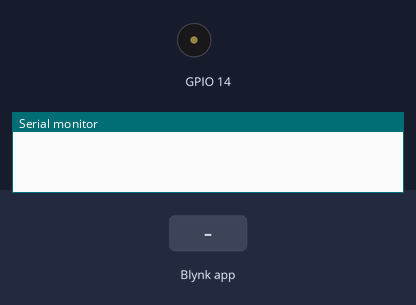
Simulated run of this sketch. Board: ESP8266 (NodeMCU). On the bench: buzzer (waves = sounding), the last lines printed to the serial monitor. Inputs (shaded band) come from the test bench. WiFi joins after 1.5 s; servers stay silent unless stated.

Above: at 3.0 s.
3.1 s: Blynk app writes 1 to V1
At 3.8 s:
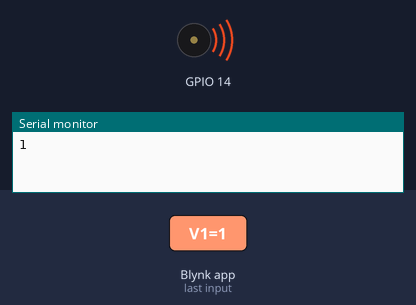
6.1 s: Blynk app writes 200 to V1
At 8.8 s:
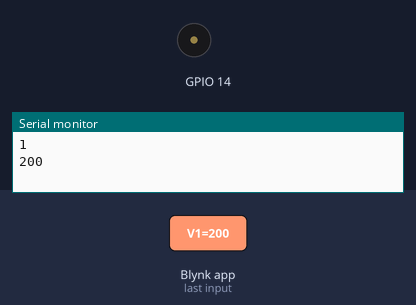
Timing chart, 0 to 10.3 s (numbered marks = the images above; inputs shaded):
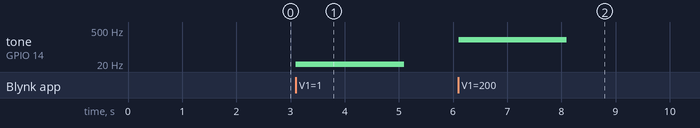

The sketch:

code.ino
```cpp
//Project by - Practical Creators
//Youtube - https://youtube.com/practicalcreators

#define BLYNK_PRINT Serial
#include <ESP8266WiFi.h>
#include <BlynkSimpleEsp8266.h>
char auth[] = "your-auth-token";
char ssid[] = "ssid";
char pass[] = "password";

void setup() {
  pinMode(14, OUTPUT);
  Serial.begin(9600);
  Blynk.begin(auth, ssid, pass);
}

void loop() {
  Blynk.run();
}

BLYNK_WRITE(V1) {
  int data = param.asInt();
  Serial.println(data);
  tone(14, data, 2000);
}
```

Measured:
- after the input at 3.1 s, tone on GPIO 14: silent → 1 Hz at once, → silent 2.0 s later
- after the input at 6.1 s, tone on GPIO 14: silent → 200 Hz at once, → silent 2.0 s later
